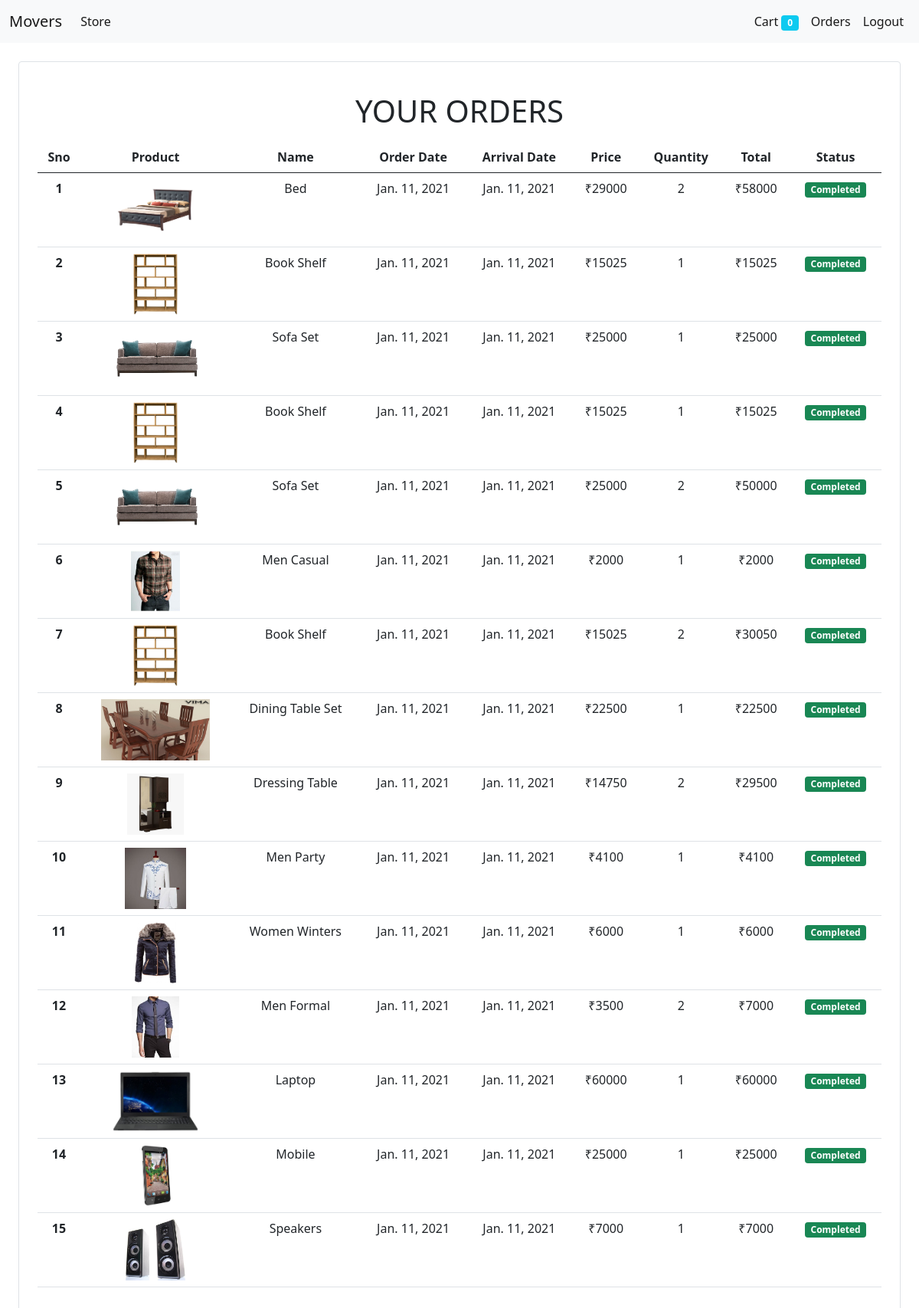
Screenshot of /order (signed in) with the database file from the repository.
### store/models/order.py (models this page shows, shortened)
class Order(models.Model):
    id = models.AutoField(unique=True, primary_key=True)
    Product = models.ForeignKey('Product', on_delete=models.CASCADE)
    Customer = models.ForeignKey('Customer', on_delete=models.CASCADE)
    Quantity = models.BigIntegerField(default=1)
    Price = models.BigIntegerField(null=True)
    Phone = models.BigIntegerField(default=0)
    Address = models.CharField(max_length=100, default='')
    Arrival_Date = models.DateField(default=datetime.datetime.now())
    Order_Date = models.DateField(default=datetime.datetime.now())
    Status = models.BooleanField(default = False)
    def get_customer_by_id(customer_id):
        sql = (''' select * from store_order where "Customer_id"=%s ''')
        return Order.objects.raw(sql, [customer_id])

### store/models/products.py (models this page shows, shortened)
class Product(models.Model):
    id = models.BigIntegerField(unique=True, primary_key=True)
    Name = models.CharField(max_length=50)
    Manufacturer = models.CharField(max_length=30)
    Price = models.BigIntegerField(default=0)
    Image = models.ImageField(upload_to='store/uploads/products')
    Category = models.ForeignKey(Category, on_delete=models.CASCADE, default=1)

### store/views/orders.py (the view)
# urls.py: path('order',orders.Orders.as_view(),name="order"),
class Orders(View):
    @method_decorator(auth_middleware)
    def get(self, request):
        customer = request.session.get('customer')
        orders = Order.get_customer_by_id(customer)
        for order in orders:
            print(date.today()," ",order.Arrival_Date)
            if date.today() == order.Arrival_Date:
                order.Status = True
        return render(request, 'orders.html', {'orders':orders})

### store/templatetags/custom_filter.py (called while the page is built)
@register.filter(name='currency')
def currency(number):
    return "₹"+str(number)

@register.filter(name='multiply')
def multiply(n1, n2):
    return n1*n2

### store/templates/orders.html
{% extends 'base.html' %}
{% block content %}
{% load cart %}
{% load custom_filter %}
<div class="border rounded p-4 m-4">
    <h1 class="m-3 text-center">YOUR ORDERS</h1>
    <table class="table">
        <thead>
          <tr>
            <th class="text-center">Sno</th>
            <th class="text-center">Product</th>
            <th class="text-center">Name</th>
            <th class="text-center">Order Date</th>
            <th class="text-center">Arrival Date</th>
            <th class="text-center">Price</th>
            <th class="text-center">Quantity</th>
            <th class="text-center">Total</th>
            <th class="text-center">Status</th>
          </tr>
        </thead>
        <tbody>
        {% for order in orders %}
          <tr>
            <th class="text-center">{{forloop.counter}}</th>
            <td class="text-center"><img style="height: 80px;"  src="{{order.Product.Image.url}}" alt=""></td>
            <td class="text-center">{{order.Product.Name}}</td>
            <td class="text-center">{{order.Order_Date}}</td>
            <td class="text-center">{{order.Arrival_Date}}</td>
            <td class="text-center">{{order.Price|currency}}</td>
            <td class="text-center">{{order.Quantity}}</td>
            <td class="text-center">{{order.Quantity|multiply:order.Price|currency}}</td>
            {% if order.Status %}
            <td class="text-center"><span class="badge bg-success">Completed</span></td>
            {% else %}
            <td class="text-center"><span class="badge bg-warning">Pending</span></td>
            {% endif %}
          </tr>
        {% endfor %}
        </tbody>
    </table>
</div>
{% endblock %}

### store/templates/base.html (shortened to what this page needs)
<!doctype html>
<html lang="en">
  <head>
    <link href="https://cdn.jsdelivr.net/npm/bootstrap@5.0.0-beta1/dist/css/bootstrap.min.css" rel="stylesheet">
  </head>
  <body>
    <nav class="navbar navbar-expand-lg navbar-light bg-light">
        <div class="container-fluid">
          <a class="navbar-brand" href="#">Movers</a>
          <div class="collapse navbar-collapse" id="navbarSupportedContent">
            <ul class="navbar-nav me-auto mb-2 mb-lg-0">
              <li class="nav-item">
                <a class="nav-link active" aria-current="page" href="/">Store</a>
              </li>
            </ul>
            <ul class="navbar-nav  my-2 my-lg-0">
                <li class="nav-item">
                  <a class="nav-link active" aria-current="page" href="/cart">Cart
                  <span class="badge bg-info">{{request.session.cart.keys|length}}</span></a>
                </li>
                {% if request.session.customer %}
                <li class="nav-item">
                  <a class="nav-link active" aria-current="page" href="/order">Orders</a>
                </li>
                <li class="nav-item">
                  <a class="nav-link active" aria-current="page" href="/logout">Logout</a>
                </li>
               {% endif %}
               </ul>
          </div>
        </div>
    </nav>
    {% block content %}
    {% endblock %}
  </body>
</html>

### rows the page displays
Order: Product.Image (picture), Product.Name "Bed", Order_Date "Jan. 11, 2021", Arrival_Date "Jan. 11, 2021", Price "₹29000", Quantity "2", Quantity|multiply "₹58000", Status "Completed"
Order: Product.Image (picture), Product.Name "Book Shelf", Order_Date "Jan. 11, 2021", Arrival_Date "Jan. 11, 2021", Price "₹15025", Quantity "1", Quantity|multiply "₹15025", Status "Completed"
Order: Product.Image (picture), Product.Name "Sofa Set", Order_Date "Jan. 11, 2021", Arrival_Date "Jan. 11, 2021", Price "₹25000", Quantity "1", Quantity|multiply "₹25000", Status "Completed"
Order: Product.Image (picture), Product.Name "Book Shelf", Order_Date "Jan. 11, 2021", Arrival_Date "Jan. 11, 2021", Price "₹15025", Quantity "1", Quantity|multiply "₹15025", Status "Completed"
Order: Product.Image (picture), Product.Name "Sofa Set", Order_Date "Jan. 11, 2021", Arrival_Date "Jan. 11, 2021", Price "₹25000", Quantity "2", Quantity|multiply "₹50000", Status "Completed"
Order: Product.Image (picture), Product.Name "Men Casual", Order_Date "Jan. 11, 2021", Arrival_Date "Jan. 11, 2021", Price "₹2000", Quantity "1", Quantity|multiply "₹2000", Status "Completed"
Order: Product.Image (picture), Product.Name "Book Shelf", Order_Date "Jan. 11, 2021", Arrival_Date "Jan. 11, 2021", Price "₹15025", Quantity "2", Quantity|multiply "₹30050", Status "Completed"
Order: Product.Image (picture), Product.Name "Dining Table Set", Order_Date "Jan. 11, 2021", Arrival_Date "Jan. 11, 2021", Price "₹22500", Quantity "1", Quantity|multiply "₹22500", Status "Completed"
Order: Product.Image (picture), Product.Name "Dressing Table", Order_Date "Jan. 11, 2021", Arrival_Date "Jan. 11, 2021", Price "₹14750", Quantity "2", Quantity|multiply "₹29500", Status "Completed"
Order: Product.Image (picture), Product.Name "Men Party", Order_Date "Jan. 11, 2021", Arrival_Date "Jan. 11, 2021", Price "₹4100", Quantity "1", Quantity|multiply "₹4100", Status "Completed"
Order: Product.Image (picture), Product.Name "Women Winters", Order_Date "Jan. 11, 2021", Arrival_Date "Jan. 11, 2021", Price "₹6000", Quantity "1", Quantity|multiply "₹6000", Status "Completed"
Order: Product.Image (picture), Product.Name "Men Formal", Order_Date "Jan. 11, 2021", Arrival_Date "Jan. 11, 2021", Price "₹3500", Quantity "2", Quantity|multiply "₹7000", Status "Completed"
Order: Product.Image (picture), Product.Name "Laptop", Order_Date "Jan. 11, 2021", Arrival_Date "Jan. 11, 2021", Price "₹60000", Quantity "1", Quantity|multiply "₹60000", Status "Completed"
Order: Product.Image (picture), Product.Name "Mobile", Order_Date "Jan. 11, 2021", Arrival_Date "Jan. 11, 2021", Price "₹25000", Quantity "1", Quantity|multiply "₹25000", Status "Completed"
Order: Product.Image (picture), Product.Name "Speakers", Order_Date "Jan. 11, 2021", Arrival_Date "Jan. 11, 2021", Price "₹7000", Quantity "1", Quantity|multiply "₹7000", Status "Completed"

### other values shown
{{ request.session.cart.keys|length }} "0"
